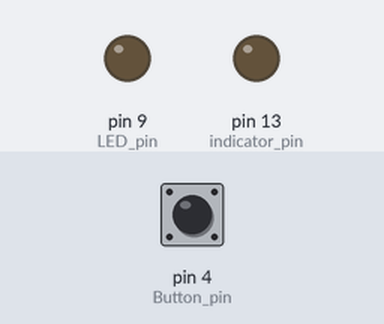
Bench run of a sketch on a simulated Arduino Uno, built with avr-gcc and run on an emulated ATmega328P. Shown: output pins drawn as LEDs (lit = HIGH). Inputs (shaded band) come from the test bench; at power-on: pin 4 (Button_pin) LOW.

Above: at 1.2 s.
1.3 s: pin 4 (Button_pin) pulsed HIGH 2 times (0.12 s each, 0.3 s apart)
At 3.0 s:
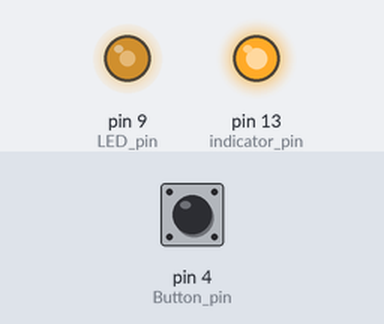
At 13.0 s:
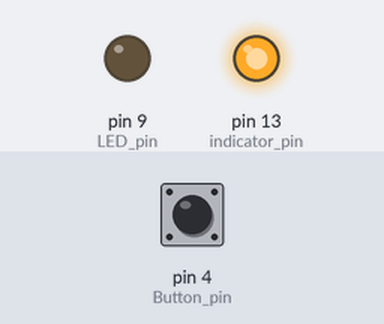
Timing chart, 0 to 35.7 s (numbered marks = the images above; inputs shaded):
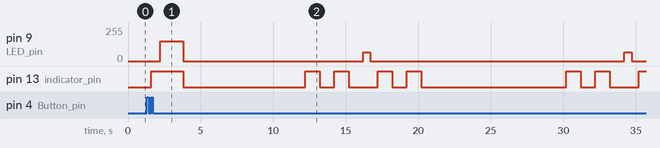

The sketch:

SundownLight.ino
```cpp
// Sundown Light
// Todd Coffey
// Prototype in Silvia's bedroom 2013-07-05
#include "TimerOne.h"

TimerOne timer;

const int LED_pin = 9;
const int bogus_LED_pin = 6;
const int Button_pin = 4;
const int indicator_pin = 13;

bool lightOn = false;

// max light at 1008, min light at 176
// 2013-09-07 turned maxBright down from 800 to 400 for Silvia
// Hopefully this will help her sleep.
// 2013-09-08 It helped for one night.
// 2013-10-06 She'd like it turned up.
const int16_t maxBright = 600; // resolution of TimerOne::pwm (10 bits) is 1024
const int16_t minBright = 176;
const int16_t statusBright = 270;
const int timerPeriod = 1000; // 1000us = 1 kHz flicker

int sunsetLength = 900; // seconds (900 = 15 minutes)
int numLightPresses = 0;


const int debounceInterval = 5; // milliseconds
int debounceDigitalRead(int pin) {
  int lastResult = digitalRead(pin);
  unsigned long lastRead = millis();
  while (static_cast<unsigned long>(millis() - lastRead) < debounceInterval) {
    int result = digitalRead(pin);
    if (result != lastResult) {
      lastResult = result;
      lastRead = millis();
    }
  }
  return lastResult;
}


const int shortButtonInterval = 5; // milliseconds
const int mediumButtonInterval = 1000; // milliseconds
const int longButtonInterval = 10000; // milliseconds
// return values:  0 = OFF, 1 = short, 2 = medium, 3 = long
int buttonRead(int pin) {
  const int lastResult = digitalRead(pin);
  if (lastResult == HIGH) {
   return 0;
  }
  const unsigned long startTime = millis();
  unsigned long endTime = millis();
  while (static_cast<unsigned long>(millis() - startTime) < longButtonInterval) {
    int result = digitalRead(pin);
    if (result != lastResult) {
      break;
    }
    if (static_cast<unsigned long>(millis() - startTime) > mediumButtonInterval) {
      cancelLight();
    }
  }
  endTime = millis();
  if (static_cast<unsigned long>(endTime - startTime) >= longButtonInterval) {
    return 3;
  } else if (static_cast<unsigned long>(endTime - startTime) >= mediumButtonInterval) {
    return 2;
  } else if (static_cast<unsigned long>(endTime - startTime) >= shortButtonInterval) {
    return 1;
  }
  return 0;
}


// wait is in milliseconds
// last is the last time this function returned true
bool isTimeNow(unsigned long & last, unsigned wait) {
  unsigned long time = millis();
  if (static_cast<unsigned long>(time-last) > wait) {
    last = time;
    return true;
  }
  return false;
}

void turnLightOn(int currentLevel) {
  for (int i=currentLevel ; i < maxBright ; ++i) {
    timer.pwm(LED_pin,i);
    delay(1);
  }
  timer.pwm(LED_pin,maxBright);
}

void turnLightOff(int currentLevel) {
  for (int i=currentLevel ; i>0 ; --i) {
    timer.pwm(LED_pin,i);
    delay(1);
  }
  timer.pwm(LED_pin,0);
}

void waitForButtonDepress(int pin) {
  while (debounceDigitalRead(pin)==LOW) {
    delay(5);
  }
}

void setup() {
  //Serial.begin(9600);
  //Serial.println("Ready.");

  pinMode(bogus_LED_pin, INPUT);
  pinMode(LED_pin,OUTPUT); timer.pwm(LED_pin,0);
  pinMode(Button_pin,INPUT);
  pinMode(indicator_pin,OUTPUT);

  timer.initialize(timerPeriod);
  timer.pwm(LED_pin, 0);
}


unsigned long millisAtStartOfSunSet = millis();
unsigned long lastSunSetUpdate = millis();
const unsigned sunSetUpdateInterval = 1;
int lastSunSetLightLevel = 0;
void updateSunSet() {
  if (!lightOn) {
    return;
  }
  if (!isTimeNow(lastSunSetUpdate,sunSetUpdateInterval)) {
    return;
  }
  unsigned long currentMillis = millis();
  unsigned long delta = static_cast<unsigned long>(currentMillis - millisAtStartOfSunSet);
  unsigned long finalMillis = sunsetLength;
  finalMillis *= 1000;
  if (delta > finalMillis) {
    lightOn = false;
    lastSunSetLightLevel = 0;
    timer.pwm(LED_pin,lastSunSetLightLevel);
    digitalWrite(indicator_pin,LOW);
    //Serial.println("Turning off light");
  }
  else {
    double level = maxBright*1.0 + ((minBright-maxBright)*1.0*delta)/(finalMillis*1.0);
    lastSunSetLightLevel = level;
    //Serial.print(delta);
    //Serial.print("  ");
    //Serial.println(lastSunSetLightLevel);
    timer.pwm(LED_pin,lastSunSetLightLevel);
  }
}

void cancelLight() {
  if (lightOn) {
    lightOn = false;
    turnLightOff(lastSunSetLightLevel);
    lastSunSetLightLevel = 0;
    digitalWrite(indicator_pin,LOW);
  }
}

void displayReportMode() {
   digitalWrite(indicator_pin,HIGH);
   delay(1000);
   digitalWrite(indicator_pin,LOW);
   delay(1000);
   digitalWrite(indicator_pin,HIGH);
   delay(1000);
   digitalWrite(indicator_pin,LOW);
}

void loop() {

  int b = buttonRead(Button_pin);
  if (b == 1) // short press
  {
    digitalWrite(indicator_pin,HIGH);
    ++numLightPresses;
    lightOn = true;
    turnLightOn(lastSunSetLightLevel);
    millisAtStartOfSunSet = millis();
    //Serial.println("Turning on light.");
  }
  else if (b == 2) // medium press
  {
    cancelLight();
  }
  else if (b == 3) // long press
  {
     cancelLight();
     displayReportMode();
     delay(1000);
     for (int i=0 ; i < numLightPresses ; ++i) {
       timer.pwm(LED_pin,statusBright);
       delay(500);
       timer.pwm(LED_pin,0);
       delay(500);
     }
     timer.pwm(LED_pin,0);
     displayReportMode();
  }

  updateSunSet();
}

//#include <EEPROM.h>
//#include <Arduino.h>  // for type definitions
//
//template <class T> int EEPROM_writeAnything(int ee, const T& value)
//{
//    const byte* p = (const byte*)(const void*)&value;
//    unsigned int i;
//    for (i = 0; i < sizeof(value); i++)
//          EEPROM.write(ee++, *p++);
//    return i;
//}
//
//template <class T> int EEPROM_readAnything(int ee, T& value)
//{
//    byte* p = (byte*)(void*)&value;
//    unsigned int i;
//    for (i = 0; i < sizeof(value); i++)
//          *p++ = EEPROM.read(ee++);
//    return i;
//}
```

Measured:
- after the input at 1.3 s, pin 9 (LED_pin): 0/255 → 150/255 after 0.91 s, → 0/255 1.6 s later, → 67/255 12.4 s later, → 0/255 0.50 s later, … (6 changes in this stretch)
